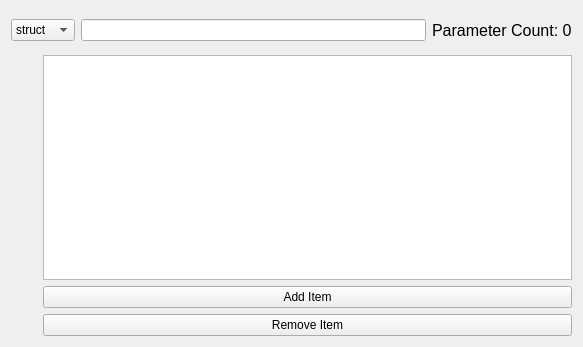
<?xml version="1.0" encoding="UTF-8"?>
<ui version="4.0">
 <class>Form</class>
 <widget class="QWidget" name="Form">
  <property name="geometry">
   <rect>
    <x>0</x>
    <y>0</y>
    <width>583</width>
    <height>347</height>
   </rect>
  </property>
  <property name="windowTitle">
   <string>Form</string>
  </property>
  <layout class="QGridLayout" name="gridLayout">
   <item row="1" column="0">
    <layout class="QVBoxLayout" name="verticalLayout">
     <item>
      <layout class="QHBoxLayout" name="horizontalLayout">
       <item>
        <widget class="QComboBox" name="comboBox_struct_type">
         <item>
          <property name="text">
           <string>struct</string>
          </property>
         </item>
         <item>
          <property name="text">
           <string>struct*</string>
          </property>
         </item>
        </widget>
       </item>
       <item>
        <widget class="QLineEdit" name="lineEdit_struct_name"/>
       </item>
       <item>
        <widget class="QLabel" name="label_parameter_count">
         <property name="font">
          <font>
           <pointsize>12</pointsize>
          </font>
         </property>
         <property name="text">
          <string>Parameter Count: 0</string>
         </property>
        </widget>
       </item>
      </layout>
     </item>
     <item>
      <layout class="QHBoxLayout" name="horizontalLayout_3">
       <property name="leftMargin">
        <number>32</number>
       </property>
       <item>
        <layout class="QVBoxLayout" name="verticalLayout_2">
         <item>
          <widget class="QListWidget" name="listWidget_struct_parameters">
           <property name="sizePolicy">
            <sizepolicy hsizetype="Expanding" vsizetype="Fixed">
             <horstretch>0</horstretch>
             <verstretch>0</verstretch>
            </sizepolicy>
           </property>
           <property name="minimumSize">
            <size>
             <width>0</width>
             <height>225</height>
            </size>
           </property>
          </widget>
         </item>
         <item>
          <widget class="QPushButton" name="pushButton_add_struct_param">
           <property name="text">
            <string>Add Item</string>
           </property>
          </widget>
         </item>
         <item>
          <widget class="QPushButton" name="pushButton_remove_struct_item">
           <property name="text">
            <string>Remove Item</string>
           </property>
          </widget>
         </item>
        </layout>
       </item>
      </layout>
     </item>
    </layout>
   </item>
  </layout>
 </widget>
 <resources/>
 <connections/>
</ui>
